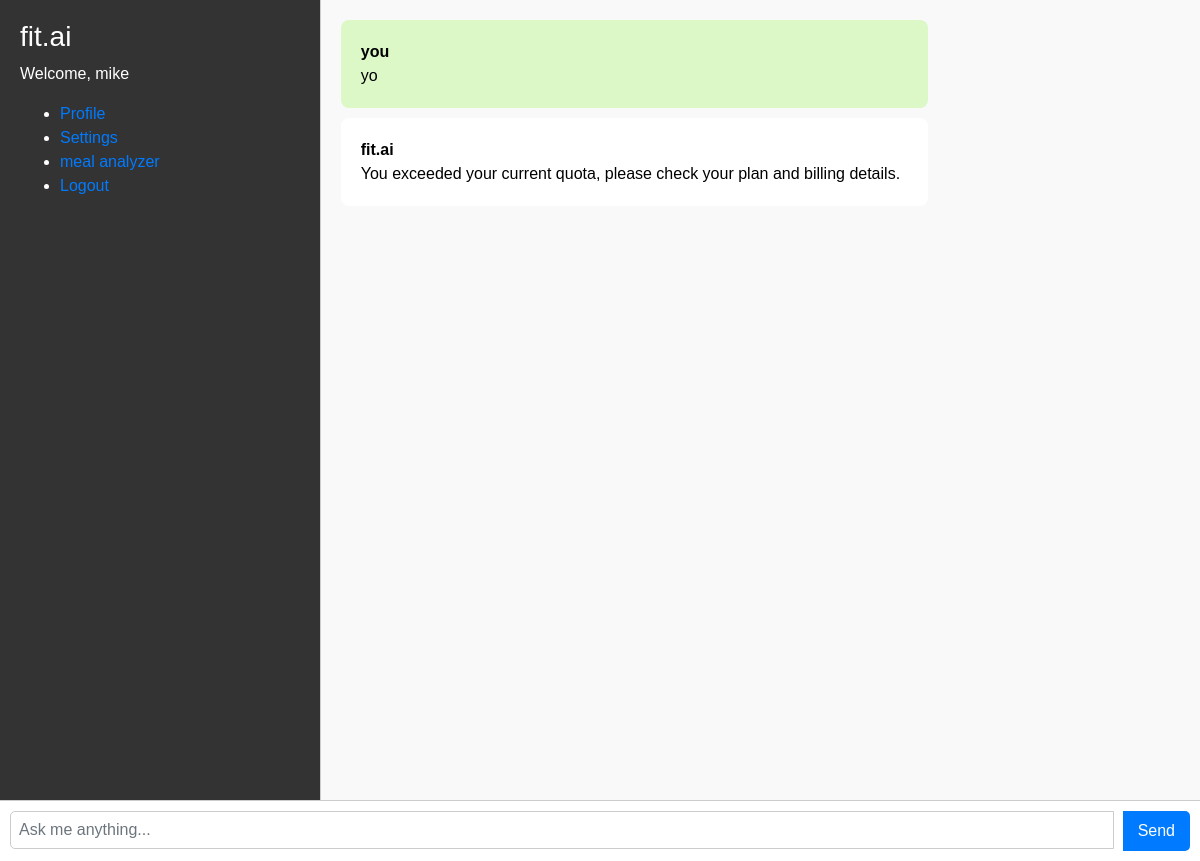
The page / (signed in) on the database its author committed.
### chatbot/models.py (models this page shows, shortened)
class Chat(models.Model):
    user = models.ForeignKey(User, on_delete=models.CASCADE)
    message = models.TextField()
    response = models.TextField()
    created_at = models.DateTimeField(auto_now_add=True)

### chatbot/views.py (the view)
# urls.py: path('', views.chatbot, name='chatbot'),
def chatbot(request):
    chats = Chat.objects.filter(user=request.user)
    if request.method == 'POST':
        message = request.POST.get('message')
        response = ask_openai(message)
        chat = Chat(user=request.user, message=message, response=response, created_at=timezone.now())
        chat.save()
        return JsonResponse({'message': message, 'response': response})
    return render(request, 'chatbot.html', {'chats': chats})

### templates/chatbot.html (shortened to what this page needs)
{% extends 'base.html' %}
{% block content %}
<div class="chat-container">
  <div class="sidebar">
    <h3>fit.ai</h3>
    {% if user.is_authenticated %}
        <p>Welcome, {{ user.username }}</p>
    {% endif %}
    <ul>
      <li><a href="#">Profile</a></li>
      <li><a href="#">Settings</a></li>
      <li><a href="#">meal analyzer</a></li>
      <li><a href="{% url 'logout' %}">Logout</a></li>
    </ul>
  </div>
  <div class="messages-box">
    <ul class="messages-list">
      {% for chat in chats %}
        {% if chat.user == request.user %}
          <li class="message sent">
        <div class="message-text">
          <div class="message-sender">
            <b>you</b>
          </div>
          <div class="message-content">
            {{chat.message}}
          </div>
        </div>
      </li>
      <li class="message received">
        <div class="message-text">
          <div class="message-sender">
            <b>fit.ai</b>
          </div>
          <div class="message-content">
            {{chat.response}}
          </div>
        </div>
      </li>
        {% endif %}
      {% endfor %}
    </ul>
  </div>
</div>
<form class="message-form">
  <div class="input-group">
    <input type="text" class="form-control message-input" placeholder="Ask me anything...">
    <div class="input-group-append">
      <button type="submit" class="btn btn-send">Send</button>
    </div>
  </div>
</form>
{% endblock %}

### templates/chatbot.html (style rules this page uses)
body, html { height: 100%; font-family: Arial, sans-serif; margin: 0; }
.chat-container { display: flex; height: 100%; overflow: hidden; }
.sidebar { flex: 1; background: #333; color: #fff; padding: 20px; height: 100%; }
.messages-box { flex: 3; overflow-y: auto; background: #f9f9f9; border-left: 1px solid #ccc; padding: 20px; }
.messages-list { list-style: none; padding: 0; }
.message { margin-bottom: 15px; }
.message-text { padding: 10px; border-radius: 5px; }
.sent, .received { max-width: 70%; word-wrap: break-word; padding: 10px; border-radius: 8px; margin-bottom: 10px; }
.sent { background-color: #dcf8c6; align-self: flex-end; color: #000; }
.received { background-color: #fff; align-self: flex-start; color: #000; }
.message-form { display: flex; padding: 10px; background-color: #fff; border-top: 1px solid #ccc; }
.message-input { flex: 1; border-radius: 5px; padding: 8px; border: 1px solid #ccc; }
.btn-send { border-radius: 5px; padding: 8px 15px; margin-left: 10px; background-color: #007bff; color: #fff; border: none; cursor: pointer; }

### rows shown on the page
Chat: message "yo", response "You exceeded your current quota, please check your plan and billing details."

### other values the page prints
{{ user.username }} "mike"
